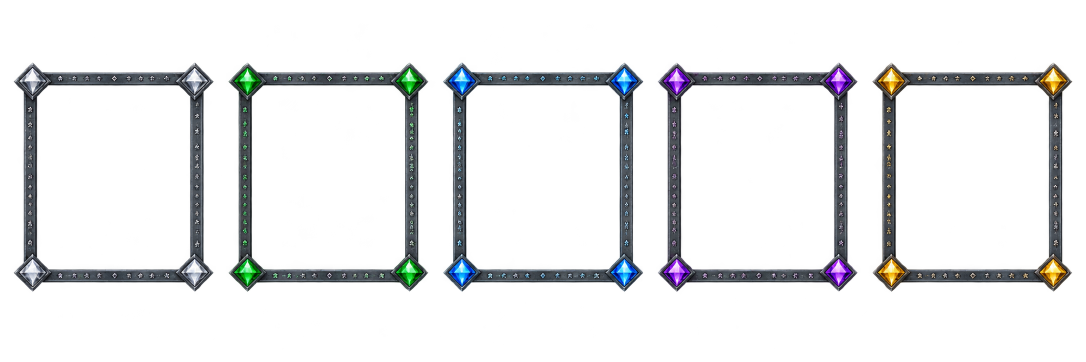
#> input picture docs/gui/tooltip/arcane/frame-source.png, 2172 x 724 px (shown at 1/2 size)
$ python export-assets.py
#> lines starting #> are read from the running program, lines starting #| are printed output that depends on the picture
"""Prepare native crystal corners, matched edges, rune tiles and a vertical flow animation."""
from pathlib import Path
from PIL import Image, ImageOps, ImageChops
import json

HERE = Path(__file__).resolve().parent
ROOT = HERE.parents[3]
PARTS = ROOT/'src/main/resources/assets/neoworld/textures/gui/common/tooltip/arcane'
SPRITES = ROOT/'src/main/resources/assets/neoworld/textures/gui/sprites/tooltip/arcane'
TIERS = ['common', 'uncommon', 'rare', 'epic', 'legendary']

def metadata(path, extra=None):
    data = {'texture': {'blur': False, 'clamp': True}}
    data.update(extra or {})
    Path(str(path)+'.mcmeta').write_text(json.dumps(data, indent=2)+'\n', encoding='utf-8')

def main():
    PARTS.mkdir(parents=True, exist_ok=True)
    SPRITES.mkdir(parents=True, exist_ok=True)
    source = Image.open(HERE/'frame-source.png').convert('RGBA')
#> source is the input picture: PIL image 2172x724 RGBA; mean R, G, B, A 12.3, 13.6, 14.6, 33.7
    metrics = {}
    for index, tier in enumerate(TIERS):
        left, right = round(index*source.width/5), round((index+1)*source.width/5)
        cell = source.crop((left, 0, right, source.height))
        bounds = cell.getchannel('A').point(lambda a: 255 if a>=128 else 0).getbbox()
        frame = cell.crop(bounds)
        size = 6+index
        corner = frame.crop((0, 0, 84, 84)).resize((size, size), Image.Resampling.NEAREST)
        corner.putalpha(corner.getchannel('A').point(lambda a: 255 if a>=128 else 0))
        tr, bl = ImageOps.mirror(corner), ImageOps.flip(corner)
        atlas = Image.new('RGBA', (64, 64))
        for piece, xy in [(corner,(0,0)),(tr,(16,0)),(bl,(0,16)),(ImageOps.flip(tr),(16,16)),
                          (corner.crop((size-1,0,size,size)),(32,0)),
                          (bl.crop((size-1,0,size,size)),(33,0)),
                          (corner.crop((0,size-1,size,size)),(32,16)),
                          (tr.crop((0,size-1,size,size)),(32,17))]:
            atlas.paste(piece,xy)
        for glyph, x in enumerate([80,108,136]):
            rune = frame.crop((x,24,x+16,40)).resize((3,3),Image.Resampling.NEAREST)
            rune.putalpha(rune.getchannel('A').point(lambda a:255 if a>=128 else 0))
            atlas.paste(rune,(glyph*4,32))
        def center(values):
            total=sum(values)
            assert total>0, (tier,'missing rail')
            return round(sum(i*a for i,a in enumerate(values))/total)
        tx=center([corner.getpixel((i,size-1))[3] for i in range(size)])
        ty=center([corner.getpixel((size-1,i))[3] for i in range(size)])
        path=PARTS/f'{tier}_parts.png'
        atlas.save(path); metadata(path)
        metrics[tier]={'corner':size,'padding':8+index,'rail_x':tx,'rail_y':ty,'source_bounds':[left+bounds[0],bounds[1],left+bounds[2],bounds[3]]}
#> this loop made 5 passes
#> (bounds, tx, ty) on passes 1 to 3: ((28, 126, 427, 583), 2, 2), ((23, 126, 422, 583), 2, 2), ((18, 126, 417, 583), 2, 2)
#> (bounds, tx, ty) on passes 4 to 5: ((13, 126, 412, 583), 3, 3), ((7, 126, 406, 583), 3, 3)
#> pass 1, in main, `cell = source.crop((left, 0, right, source.height))`:
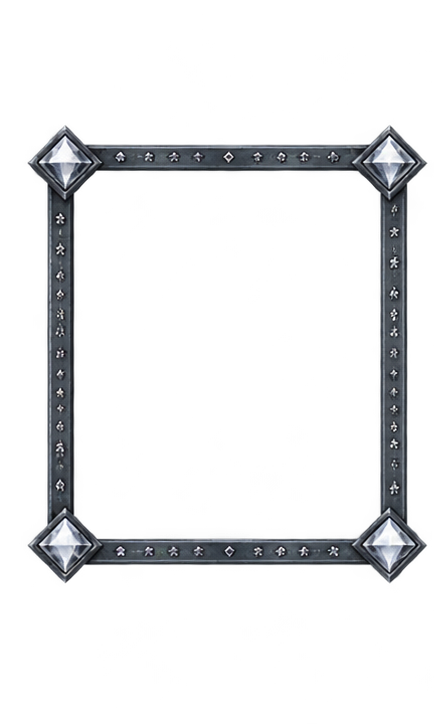
#> cell: PIL image 434x724 RGBA; mean R, G, B, A 13.3, 14.2, 15.4, 33.7; transparent parts drawn white
#> pass 1, in main, `frame = cell.crop(bounds)`:
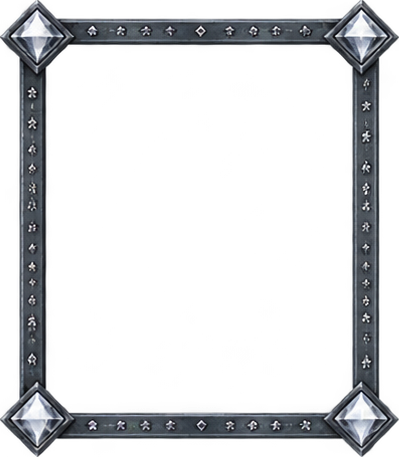
#> frame: PIL image 399x457 RGBA; mean R, G, B, A 22.9, 24.4, 26.5, 58; transparent parts drawn white
#> pass 1, in main, `atlas.save(path)`:
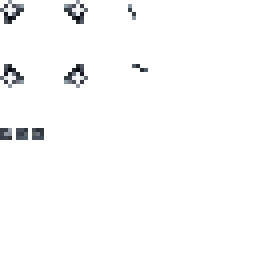
#> saved as common_parts.png: PIL image 64x64 RGBA (shown 4 times larger); mean R, G, B, A 3.1, 3.4, 3.7, 7.4; transparent parts drawn white
#> after the loop:
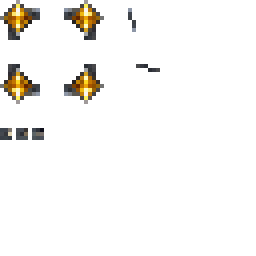
#> atlas: PIL image 64x64 RGBA (shown 4 times larger); mean R, G, B, A 8.6, 7.3, 4.6, 15.6; transparent parts drawn white
#> after the loop, metrics = 5 items
    (HERE/'geometry.json').write_text(json.dumps(metrics,indent=2)+'\n',encoding='utf-8')
    light=Image.open(HERE/'flow-source.png').convert('RGBA')
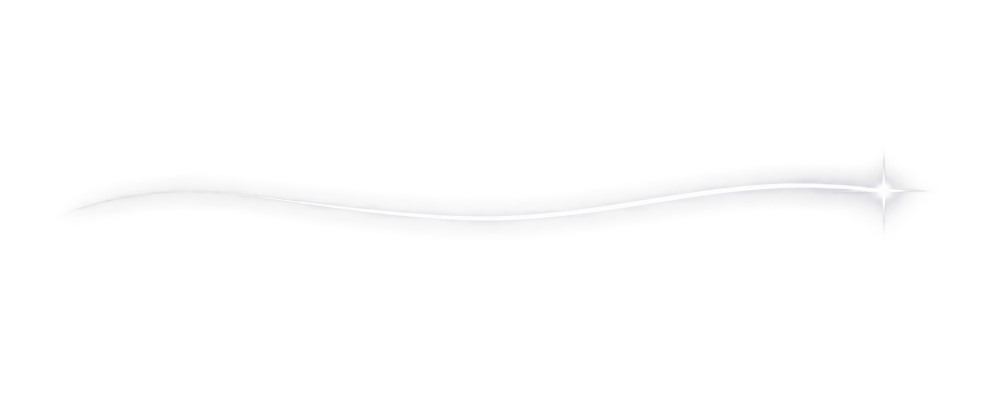
#> input picture docs/gui/tooltip/arcane/flow-source.png, 1983 x 793 px (shown at 1/2 size)
#> light is the input picture: PIL image 1983x793 RGBA; mean R, G, B, A 20.1, 20.2, 20.7, 5.9
    box=light.getchannel('A').point(lambda a:255 if a>=64 else 0).getbbox()
#> box = (178, 314, 1848, 454)
    light=light.crop(box).resize((32,4),Image.Resampling.NEAREST)
    strip=Image.new('RGBA',(32,64))
#> strip: PIL image 32x64 RGBA; every value is 0
    for i in range(16):
        strip.paste(ImageChops.offset(light,i*2,0),(0,i*4))
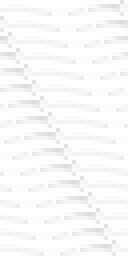
#> strip: PIL image 32x64 RGBA (shown 4 times larger); mean R, G, B, A 124.6, 124.7, 127.3, 42.5; transparent parts drawn white
    path=SPRITES/'rune_flow.png';strip.save(path)
    metadata(path,{'animation':{'width':32,'height':4,'frametime':2,'interpolate':True,'frames':list(range(16))},
                   'gui':{'scaling':{'type':'tile','width':32,'height':4}}})
    print(json.dumps(metrics));print('Exported 5 native atlases and 32x64 animated flow strip')
#> (printed output is left out)

if __name__=='__main__':
    main()
